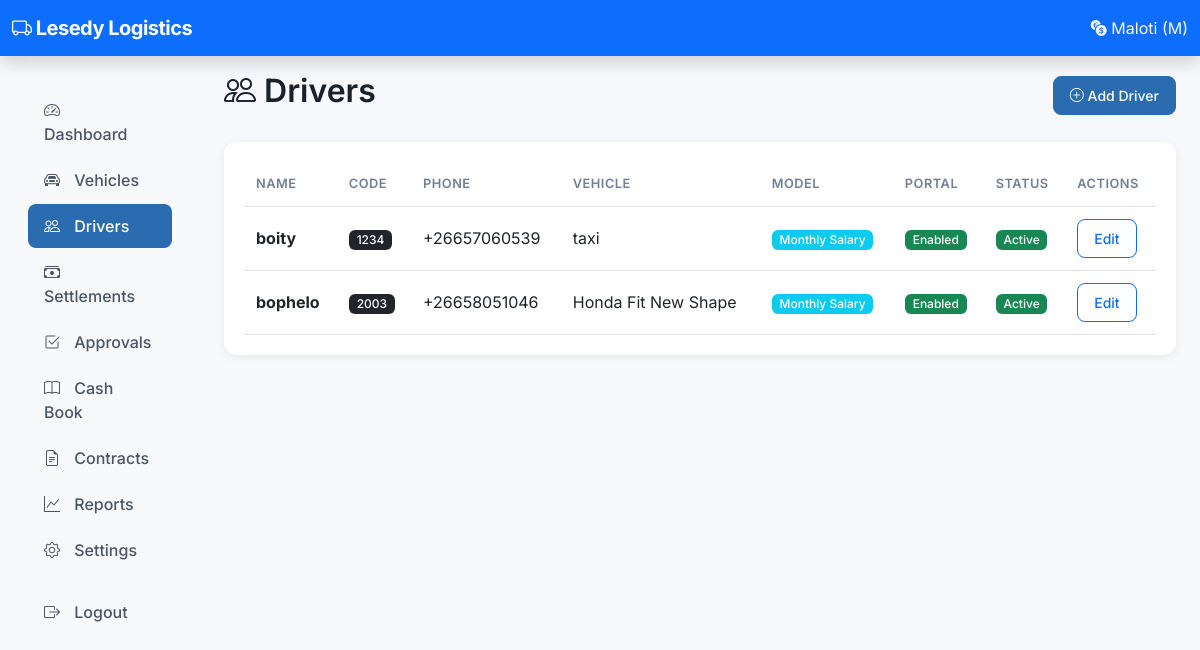
The page /owner/drivers/ (signed in) on the database as committed earlier.
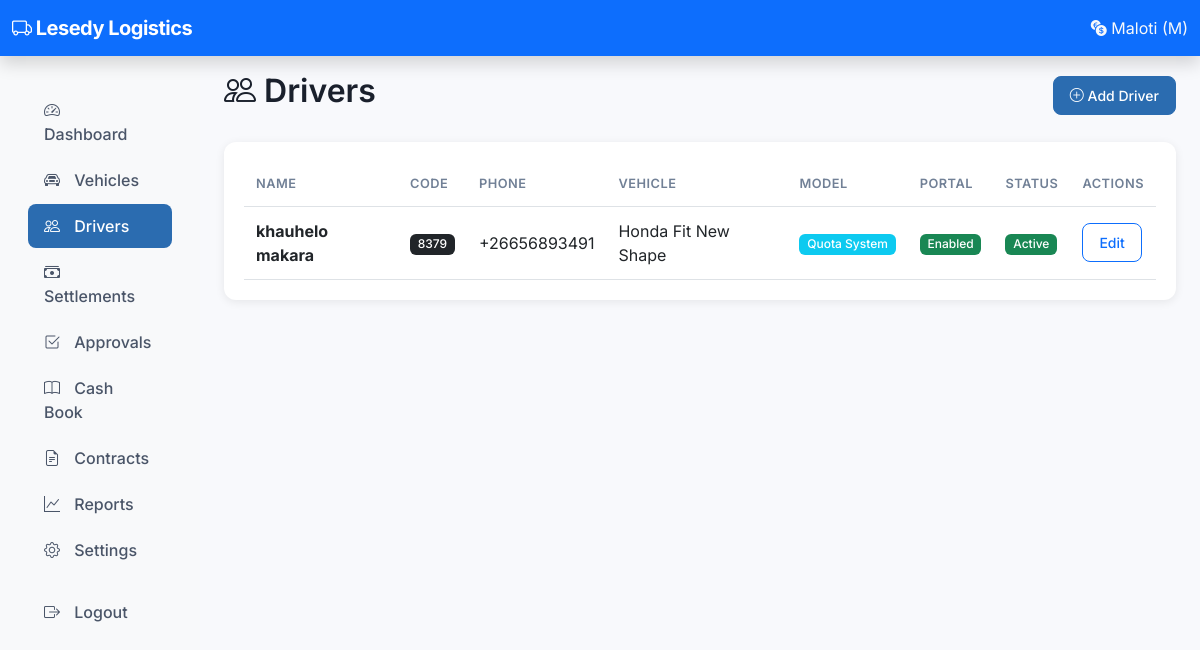
The same page on the database as committed later.
### accounts/models.py (models this page shows, shortened)
class SystemSettings(models.Model):
    debt_cap = models.DecimalField(max_digits=10, decimal_places=2, default=500.00)
    repayment_percentage = models.IntegerField(default=100)
    minimum_driver_take = models.DecimalField(max_digits=10, decimal_places=2, default=0)
    company_name = models.CharField(max_length=200, default='My Transport Fleet')
    company_phone = models.CharField(max_length=20, blank=True)
    company_email = models.EmailField(blank=True)
    company_address = models.TextField(blank=True)
    company_logo = models.ImageField(upload_to='company/', null=True, blank=True)
    days_in_month_for_salary = models.IntegerField(default=30)
    contract_settlement_day = models.IntegerField(default=1,
                                                   help_text="Day of month when contract is settled")
    default_bank_account = models.ForeignKey(
        'cashbook.BankAccount', on_delete=models.SET_NULL, null=True, blank=True
    )
    cash_alert_threshold = models.DecimalField(max_digits=10, decimal_places=2, default=1000.00)
    bank_alert_threshold = models.DecimalField(max_digits=10, decimal_places=2, default=2000.00)
    updated_at = models.DateTimeField(auto_now=True)
    class Meta:
        verbose_name_plural = "System Settings"
    @classmethod
    def get_settings(cls):
        obj, created = cls.objects.get_or_create(id=1)
        return obj

### drivers/models.py (models this page shows, shortened)
class Driver(models.Model):
    name = models.CharField(max_length=200)
    phone = models.CharField(max_length=20, unique=True)
    email = models.EmailField(blank=True, null=True)
    address = models.TextField(blank=True)
    id_number = models.CharField(max_length=50, blank=True)
    license_type = models.CharField(max_length=10, blank=True)
    license_number = models.CharField(max_length=50, blank=True)
    license_expiry = models.DateField(null=True, blank=True)
    vehicle = models.ForeignKey(
        Vehicle,
        on_delete=models.SET_NULL,
        null=True,
        blank=True,
        related_name='drivers',
    )
    is_active = models.BooleanField(default=True)
    hire_date = models.DateField(auto_now_add=True)
    termination_date = models.DateField(null=True, blank=True)
    settlement_frequency = models.CharField(
        max_length=10,
        choices=[('daily', 'Daily'), ('weekly', 'Weekly')],
        blank=True,
        null=True,
        help_text='Override vehicle default',
    )
    daily_quota_override = models.DecimalField(max_digits=10, decimal_places=2, null=True, blank=True)
    monthly_salary_override = models.DecimalField(max_digits=10, decimal_places=2, null=True, blank=True)
    percentage_override = models.DecimalField(max_digits=5, decimal_places=2, null=True, blank=True)
    contract_target_override = models.DecimalField(max_digits=10, decimal_places=2, null=True, blank=True)
    contract_success_bonus_fixed_override = models.DecimalField(max_digits=10, decimal_places=2, null=True, blank=True)
    contract_success_bonus_percentage_override = models.DecimalField(max_digits=5, decimal_places=2, null=True, blank=True)
    contract_failure_percentage_override = models.DecimalField(max_digits=5, decimal_places=2, null=True, blank=True)
    driver_code = models.CharField(max_length=4, unique=True, blank=True, null=True,
                                   help_text='4-digit code for driver portal login')
    portal_password = models.CharField(max_length=128, blank=True, null=True)
    is_portal_enabled = models.BooleanField(default=False)
    last_login = models.DateTimeField(null=True, blank=True)
    created_at = models.DateTimeField(auto_now_add=True)
    updated_at = models.DateTimeField(auto_now=True)
    @property
    def model_display(self):
        if self.vehicle:
            return self.vehicle.model_display
        return 'N/A'

### vehicles/models.py (models this page shows, shortened)
class Vehicle(models.Model):
    VEHICLE_TYPES = [
        ('sedan', 'Sedan (4-seater)'),
        ('minivan', 'Minivan (6-8 seater)'),
        ('minibus', 'Minibus (14-seater)'),
        ('bus', 'Bus (30-50 seater)'),
    ]
    OPERATING_MODELS = [
        ('quota', 'Quota System'),
        ('salary', 'Monthly Salary'),
        ('percentage', 'Percentage System'),
        ('contract', 'Contract System'),
    ]
    name = models.CharField(max_length=100)
    vehicle_type = models.CharField(max_length=20, choices=VEHICLE_TYPES)
    seats = models.PositiveIntegerField()
    plate = models.CharField(max_length=20, unique=True)
    operating_model = models.CharField(max_length=20, choices=OPERATING_MODELS, default='quota')
    daily_quota = models.DecimalField(max_digits=10, decimal_places=2, default=250.00,
                                       help_text="Only used for quota model")
    monthly_salary = models.DecimalField(max_digits=10, decimal_places=2, default=3000.00,
                                          help_text="Only used for salary model")
    driver_percentage = models.DecimalField(max_digits=5, decimal_places=2, default=30.00,
                                             help_text="Driver's percentage of gross income (e.g., 30%)")
    contract_target = models.DecimalField(max_digits=10, decimal_places=2, default=15000.00,
                                           help_text="Monthly target gross income for contract model")
    contract_success_bonus_type = models.CharField(max_length=20, choices=[
        ('fixed', 'Fixed Amount'),
        ('percentage', 'Percentage of Gross'),
        ('hybrid', 'Hybrid (Fixed + Percentage)'),
    ], default='fixed', help_text="Only used for contract model")
    contract_success_bonus_fixed = models.DecimalField(max_digits=10, decimal_places=2, default=2000.00,
                                                        help_text="Fixed bonus amount if target achieved")
    contract_success_bonus_percentage = models.DecimalField(max_digits=5, decimal_places=2, default=10.00,
                                                             help_text="Percentage bonus if target achieved (e.g., 10%)")
    contract_failure_percentage = models.DecimalField(max_digits=5, decimal_places=2, default=20.00,
                                                       help_text="Percentage of gross income driver keeps if target is NOT achieved")
    insurance = models.DecimalField(max_digits=10, decimal_places=2, default=0)
    permit_cost = models.DecimalField(max_digits=10, decimal_places=2, default=0)
    loan_payment = models.DecimalField(max_digits=10, decimal_places=2, default=0)
    default_settlement_frequency = models.CharField(max_length=10, choices=[
        ('daily', 'Daily'),
        ('weekly', 'Weekly'),
    ], default='daily')
    is_active = models.BooleanField(default=True)
    created_at = models.DateTimeField(auto_now_add=True)
    updated_at = models.DateTimeField(auto_now=True)
    @property
    def model_display(self):
        return dict(self.OPERATING_MODELS)[self.operating_model]

### owner/views.py (the view)
# urls.py: path('drivers/', views.driver_list, name='owner_driver_list'),
@owner_required
def driver_list(request):
    drivers = Driver.objects.all().order_by('name')
    return render(request, 'owner/drivers/list.html', {'drivers': drivers})

### templates/owner/drivers/list.html (shortened to what this page needs)
{% extends 'base.html' %}
{% block content %}
<div class="d-flex justify-content-between align-items-center mb-4">
    <h2><i class="bi bi-people"></i> Drivers</h2>
    <a href="{% url 'owner_driver_add' %}" class="btn btn-primary"><i class="bi bi-plus-circle"></i> Add Driver</a>
</div>
<div class="card">
    <div class="card-body">
        <div class="table-responsive">
            <table class="table table-hover">
                <thead>
                    <tr>
                        <th>Name</th>
                        <th>Code</th>
                        <th>Phone</th>
                        <th>Vehicle</th>
                        <th>Model</th>
                        <th>Portal</th>
                        <th>Status</th>
                        <th>Actions</th>
                    </tr>
                </thead>
                <tbody>
                    {% for d in drivers %}
                    <tr>
                        <td><strong>{{ d.name }}</strong></td>
                        <td><span class="badge bg-dark">{{ d.driver_code|default:'-' }}</span></td>
                        <td>{{ d.phone }}</td>
                        <td>{{ d.vehicle.name|default:'Not Assigned' }}</td>
                        <td><span class="badge bg-info">{{ d.model_display }}</span></td>
                        <td>{% if d.is_portal_enabled %}<span class="badge bg-success">Enabled</span>{% else %}<span class="badge bg-secondary">Disabled</span>{% endif %}</td>
                        <td>{% if d.is_active %}<span class="badge bg-success">Active</span>{% else %}<span class="badge bg-danger">Inactive</span>{% endif %}</td>
                        <td><a href="{% url 'owner_driver_edit' d.id %}" class="btn btn-sm btn-outline-primary">Edit</a></td>
                    </tr>
                    {% empty %}
                    <tr><td colspan="8" class="text-center text-muted">No drivers</td></tr>
                    {% endfor %}
                </tbody>
            </table>
        </div>
    </div>
</div>
{% endblock %}

### templates/base.html (shortened to what this page needs)
{% load static %}
<!DOCTYPE html>
<html lang="en">
<head>
    <link href="https://cdn.jsdelivr.net/npm/bootstrap@5.3.0/dist/css/bootstrap.min.css" rel="stylesheet">
    <link rel="stylesheet" href="https://cdn.jsdelivr.net/npm/bootstrap-icons@1.11.0/font/bootstrap-icons.css">
    <link rel="stylesheet" href="{% static 'css/style.css' %}">
</head>
<body>
    <nav class="navbar navbar-dark bg-primary shadow">
        <div class="container-fluid">
            <a class="navbar-brand" href="{% url 'owner_dashboard' %}">
                <i class="bi bi-truck"></i> {{ company_name|default:"Taxi Accounting" }}
            </a>
            <span class="navbar-text text-light">
                <i class="bi bi-currency-exchange"></i> Maloti (M)
            </span>
        </div>
    </nav>
    <div class="container-fluid">
        <div class="row">
            <nav class="col-md-3 col-lg-2 d-none d-md-block bg-light sidebar">
                <div class="position-sticky">
                    <ul class="nav flex-column p-3">
                        <li class="nav-item">
                            <a class="nav-link {% if request.resolver_match.url_name == 'owner_dashboard' %}active{% endif %}"
                               href="{% url 'owner_dashboard' %}">
                                <i class="bi bi-speedometer2"></i> Dashboard
                            </a>
                        </li>
                        <li class="nav-item">
                            <a class="nav-link {% if 'vehicle' in request.resolver_match.url_name %}active{% endif %}"
                               href="{% url 'owner_vehicle_list' %}">
                                <i class="bi bi-car-front"></i> Vehicles
                            </a>
                        </li>
                        <li class="nav-item">
                            <a class="nav-link {% if 'driver' in request.resolver_match.url_name %}active{% endif %}"
                               href="{% url 'owner_driver_list' %}">
                                <i class="bi bi-people"></i> Drivers
                            </a>
                        </li>
                        <li class="nav-item">
                            <a class="nav-link {% if 'settlement' in request.resolver_match.url_name %}active{% endif %}"
                               href="{% url 'owner_settlement_list' %}">
                                <i class="bi bi-cash-stack"></i> Settlements
                            </a>
                        </li>
                        <li class="nav-item">
                            <a class="nav-link {% if 'approval' in request.resolver_match.url_name %}active{% endif %}"
                               href="{% url 'owner_pending_approvals' %}">
                                <i class="bi bi-check2-square"></i> Approvals
                            </a>
                        </li>
                        <li class="nav-item">
                            <a class="nav-link {% if 'cashbook' in request.resolver_match.url_name or 'bank' in request.resolver_match.url_name %}active{% endif %}"
                               href="{% url 'owner_cashbook_dashboard' %}">
                                <i class="bi bi-book"></i> Cash Book
                            </a>
                        </li>
                        <li class="nav-item">
                            <a class="nav-link {% if 'contract' in request.resolver_match.url_name %}active{% endif %}"
                               href="{% url 'owner_contract_dashboard' %}">
                                <i class="bi bi-file-earmark-text"></i> Contracts
                            </a>
                        </li>
                        <li class="nav-item">
                            <a class="nav-link {% if 'report' in request.resolver_match.url_name %}active{% endif %}"
                               href="{% url 'report_index' %}">
                                <i class="bi bi-graph-up"></i> Reports
                            </a>
                        </li>
                        <li class="nav-item">
                            <a class="nav-link {% if 'setting' in request.resolver_match.url_name %}active{% endif %}"
                               href="{% url 'owner_settings' %}">
                                <i class="bi bi-gear"></i> Settings
                            </a>
                        </li>
                        <li class="nav-item mt-3">
                            <a class="nav-link" href="{% url 'logout' %}">
                                <i class="bi bi-box-arrow-right"></i> Logout
                            </a>
                        </li>
                    </ul>
                </div>
            </nav>
            <main class="col-md-9 col-lg-10 px-4 py-3">
                {% block content %}{% endblock %}
            </main>
        </div>
    </div>
</body>
</html>

Rows that differ between the two databases and show on the page:
removed Driver: name "boity", driver_code "1234", phone "+26657060539", vehicle.name "taxi", model_display "Monthly Salary", is_portal_enabled "Enabled", is_active "Active"
removed Driver: name "bophelo", driver_code "2003", phone "+26658051046", vehicle.name "Honda Fit New Shape", model_display "Monthly Salary", is_portal_enabled "Enabled", is_active "Active"
added Driver: name "khauhelo makara", driver_code "8379", phone "+26656893491", vehicle.name "Honda Fit New Shape", model_display "Quota System", is_portal_enabled "Enabled", is_active "Active"
